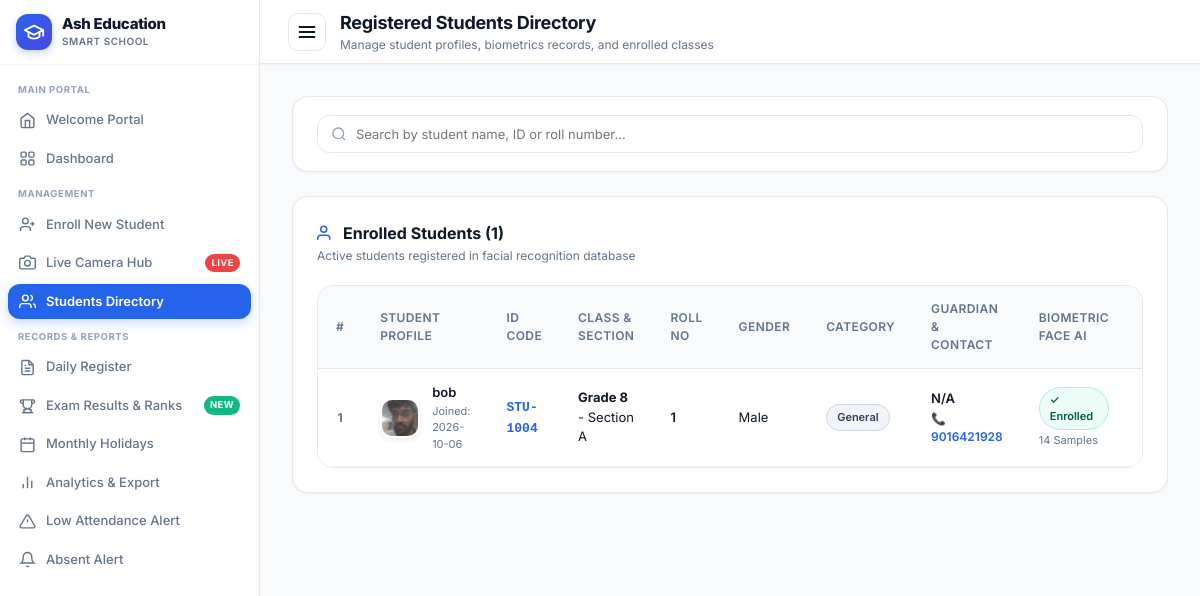
Page /students?grade=Grade+8 on the committed database.
### tables this page shows
CREATE TABLE students (
        id INTEGER PRIMARY KEY AUTOINCREMENT,
        student_id TEXT UNIQUE NOT NULL,
        full_name TEXT NOT NULL,
        grade TEXT NOT NULL,
        section TEXT NOT NULL,
        roll_no TEXT NOT NULL,
        gender TEXT DEFAULT 'Other',
        guardian_name TEXT,
        guardian_phone TEXT,
        photo_path TEXT,
        status TEXT DEFAULT 'Active',
        created_at TIMESTAMP DEFAULT CURRENT_TIMESTAMP
    , parent_phone TEXT, category TEXT DEFAULT 'General', dob TEXT DEFAULT '');

### backend/app.py (the view)
@app.route('/students')
def students_list():
    selected_grade = request.args.get('grade', session.get('selected_grade', 'All'))
    session['selected_grade'] = selected_grade
    search = request.args.get('search', '').strip()
    filter_grade = selected_grade if selected_grade != 'All' else None
    students = get_all_students(filter_grade=filter_grade, search=search if search else None)
    return render_template(
        'students.html',
        students=students,
        selected_grade=selected_grade,
        search=search
    )

### backend/app.py (called while the page is built)
@app.context_processor
def inject_global_grade():
    active_grade = session.get('selected_grade', 'All')
    all_students = get_all_students()
    all_grades = sorted(list(set(s['grade'] for s in all_students if s.get('grade'))))
    return {
        'active_grade': active_grade,
        'all_campus_grades': all_grades
    }

### backend/database.py (called while the page is built)
def get_db_connection():
    conn = sqlite3.connect(DB_PATH)
    conn.execute("PRAGMA foreign_keys = ON")
    conn.row_factory = sqlite3.Row
    return conn

### frontend/templates/students.html (shortened to what this page needs)
{% extends "base.html" %}
{% block page_heading %}Registered Students Directory{% endblock %}
{% block page_subheading %}Manage student profiles, biometrics records, and enrolled classes{% endblock %}
{% block content %}
<div class="card" style="margin-bottom:24px; padding:18px 24px;">
  <form method="GET" action="{{ url_for('students_list') }}" style="display:flex; justify-content:space-between; align-items:center; flex-wrap:wrap; gap:16px;">
    <div style="position:relative; flex:1; min-width:260px; display:flex; gap:10px;">
      <div style="position:relative; flex:1;">
        <svg width="16" height="16" viewBox="0 0 24 24" fill="none" stroke="currentColor" stroke-width="2" style="position:absolute; left:14px; top:50%; transform:translateY(-50%); color:var(--text-light);">
          <circle cx="11" cy="11" r="8"></circle>
          <line x1="21" y1="21" x2="16.65" y2="16.65"></line>
        </svg>
        <input type="text" name="search" value="{{ search }}" class="form-control" placeholder="Search by student name, ID or roll number..." style="padding-left:38px;">
      </div>
    </div>
  </form>
</div>
<div class="card">
  <div class="card-header">
    <div>
      <div class="card-title">
        <svg width="18" height="18" viewBox="0 0 24 24" fill="none" stroke="currentColor" stroke-width="2" style="color:var(--primary);">
          <path d="M17 21v-2a4 4 0 0 0-4-4H5a4 4 0 0 0-4 4v2"></path>
          <circle cx="9" cy="7" r="4"></circle>
        </svg>
        Enrolled Students ({{ students|length }})
      </div>
      <div class="card-subtitle">Active students registered in facial recognition database</div>
    </div>
  </div>
  {% if students and students|length > 0 %}
    <div class="table-responsive">
      <table class="custom-table">
        <thead>
          <tr>
            <th style="width:40px; text-align:center;">#</th>
            <th>Student Profile</th>
            <th>ID Code</th>
            <th>Class & Section</th>
            <th>Roll No</th>
            <th>Gender</th>
            <th>Category</th>
            <th>Guardian & Contact</th>
            <th>Biometric Face AI</th>
            <th style="text-align:right;">Actions</th>
          </tr>
        </thead>
        <tbody>
          {% for s in students %}
            <tr>
              <td style="text-align:center; font-weight:700; color:var(--text-muted); font-size:12px;">{{ loop.index }}</td>
              <td>
                <div class="student-cell">
                  <img src="{{ s.photo_path or url_for('static', filename='img/avatar_default.png') }}" class="student-avatar" alt="{{ s.full_name }}" onerror="this.src='https://ui-avatars.com/api/?name={{ s.full_name }}&background=E0E7FF&color=4338CA'">
                  <div class="student-meta">
                    <div class="name">{{ s.full_name }}</div>
                    <div class="sub">Joined: {{ s.created_at[:10] if s.created_at else 'Recent' }}</div>
                  </div>
                </div>
              </td>
              <td><span style="font-family:monospace; font-weight:700; color:var(--primary);">{{ s.student_id }}</span></td>
              <td><strong>{{ s.grade }}</strong> - Section {{ s.section }}</td>
              <td><span style="font-weight:600;">{{ s.roll_no }}</span></td>
              <td>{{ s.gender or 'N/A' }}</td>
              <td>
                <span class="badge" style="background:#f1f5f9; color:#334155; border:1px solid #cbd5e1; font-weight:600; font-size:11px;">
                  {{ s.category or 'General' }}
                </span>
              </td>
              <td>
                <div style="font-weight:600; color:var(--text-main);">{{ s.guardian_name or 'N/A' }}</div>
                <div style="font-size:12px; color:var(--primary); font-weight:600; margin-top:2px;">
                  📞 {{ s.parent_phone or s.guardian_phone or 'No phone' }}
                </div>
              </td>
              <td>
                {% if s.biometric_enrolled or (s.samples_count and s.samples_count > 0) %}
                  <span class="badge badge-present" style="font-size:11px;">
                    ✓ Enrolled
                  </span>
                  <div style="font-size:11px; color:var(--text-muted); margin-top:2px;">
                    {{ s.samples_count or 1 }} Sample{{ 's' if (s.samples_count or 1) != 1 else '' }}
                  </div>
                {% else %}
                  <span class="badge badge-late" style="font-size:11px;">
                    Pending
                  </span>
                {% endif %}
              </td>
              <td style="text-align:right;">
              </td>
            </tr>
          {% endfor %}
        </tbody>
      </table>
    </div>
  {% endif %}
</div>
{% endblock %}

### frontend/static/css/style.css (style rules this page uses)
:root { --font-family: 'Inter', -apple-system, BlinkMacSystemFont, "Segoe UI", Roboto, Helvetica, Arial, sans-serif; --bg-main: #f8fafc; --bg-surface: #ffffff; --bg-sidebar: #ffffff; --border-color: #e2e8f0; --border-light: #f1f5f9; --primary: #2563eb; --primary-hover: #1d4ed8; --primary-light: #eff6ff; --primary-focus: rgba(37, 99, 235, 0.15); --accent-indigo: #4f46e5; --accent-teal: #0d9488; --success: #10b981; --success-bg: #ecfdf5; --success-border: #a7f3d0; --success-text: #065f46; --warning: #f59e0b; --warning-bg: #fffbeb; --warning-border: #fde68a; --warning-text: #92400e; --danger: #ef4444; --danger-bg: #fef2f2; --danger-border: #fecaca; --danger-text: #991b1b; --text-main: #0f172a; --text-muted: #64748b; --text-light: #94a3b8; --shadow-sm: 0 1px 2px 0 rgba(0, 0, 0, 0.05); --shadow-md: 0 4px 6px -1px rgba(0, 0, 0, 0.07), 0 2px 4px -2px rgba(0, 0, 0, 0.05); --shadow-lg: 0 10px 15px -3px rgba(0, 0, 0, 0.08), 0 4px 6px -4px rgba(0, 0, 0, 0.04); --shadow-hover: 0 12px 20px -5px rgba(37, 99, 235, 0.12), 0 4px 6px -2px rgba(0, 0, 0, 0.04); --radius-sm: 8px; --radius-md: 12px; --radius-lg: 16px; --radius-full: 9999px; --transition: all 0.2s cubic-bezier(0.4, 0, 0.2, 1); }
*, *::before, *::after { box-sizing: border-box; margin: 0; padding: 0; }
body { font-family: var(--font-family); background-color: var(--bg-main); color: var(--text-main); line-height: 1.5; font-size: 14px; -webkit-font-smoothing: antialiased; min-height: 100vh; display: flex; }
.card { background: var(--bg-surface); border: 1px solid var(--border-color); border-radius: var(--radius-lg); padding: 24px; box-shadow: var(--shadow-sm); transition: var(--transition); }
.card-header { display: flex; align-items: center; justify-content: space-between; margin-bottom: 20px; }
.card-title { font-size: 16px; font-weight: 700; color: var(--text-main); display: flex; align-items: center; gap: 8px; }
.card-subtitle { font-size: 12px; color: var(--text-muted); margin-top: 2px; }
.badge { display: inline-flex; align-items: center; gap: 5px; padding: 4px 10px; border-radius: var(--radius-full); font-size: 12px; font-weight: 600; }
.badge-present { background: var(--success-bg); color: var(--success-text); border: 1px solid var(--success-border); }
.table-responsive { width: 100%; overflow-x: auto; border: 1px solid var(--border-color); border-radius: var(--radius-lg); background: white; }
.custom-table { width: 100%; border-collapse: collapse; text-align: left; }
.custom-table th { background: #f8fafc; padding: 14px 18px; font-size: 12px; font-weight: 600; text-transform: uppercase; letter-spacing: 0.4px; color: var(--text-muted); border-bottom: 1px solid var(--border-color); }
.custom-table td { padding: 14px 18px; border-bottom: 1px solid var(--border-light); font-size: 13px; color: var(--text-main); vertical-align: middle; }
.student-cell { display: flex; align-items: center; gap: 12px; }
.student-avatar { width: 40px; height: 40px; border-radius: var(--radius-md); object-fit: cover; border: 2px solid white; box-shadow: 0 2px 5px rgba(0,0,0,0.08); }
.student-meta .name { font-weight: 600; color: var(--text-main); }
.student-meta .sub { font-size: 11px; color: var(--text-muted); }
.form-control { width: 100%; padding: 10px 14px; background: #ffffff; border: 1px solid var(--border-color); border-radius: var(--radius-md); font-size: 13px; color: var(--text-main); font-family: inherit; transition: var(--transition); }

### rows in the picture
students: photo_path (picture), full_name "bob", created_at "2026-10-06", student_id "STU-1004", grade "Grade 8", section "A", roll_no "1", gender "Male", category "General", guardian_name "N/A", parent_phone "9016421928", samples_count "14", samples_count "s"

### other values in the picture
{{ students|length }} "1"
